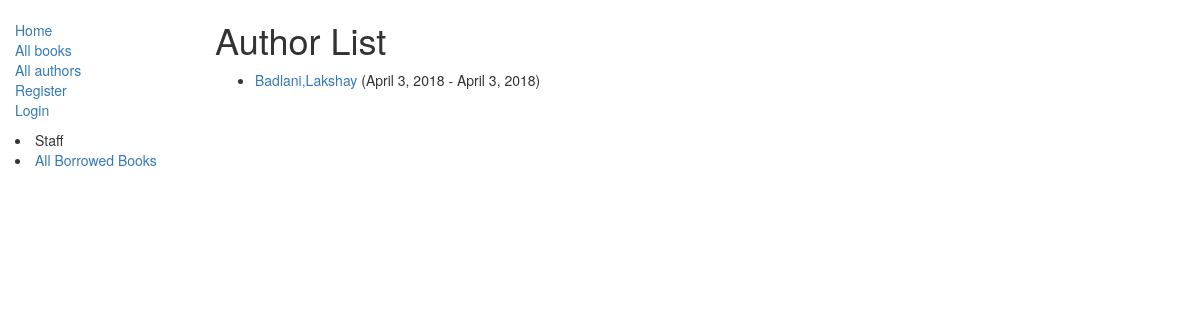
Screenshot of /catalog/authors/ with the database file from the repository.
### catalog/models.py (models this page shows, shortened)
class Author(models.Model):
    first_name = models.CharField(max_length=100)
    last_name = models.CharField(max_length=100)
    date_of_birth = models.DateField(null=True, blank=True)
    date_of_death = models.DateField('Died', null=True, blank=True)
    class Meta:
        ordering = ["last_name","first_name"]
    def get_absolute_url(self):
        return reverse('author-detail', args=[str(self.id)])

### catalog/views.py (the view)
# urls.py: path('authors/', views.AuthorListView.as_view(), name='authors'),
class AuthorListView(generic.ListView):
    model = Author
    paginate_by = 10

### catalog/templates/catalog/author_list.html
{% extends "base_generic.html" %}
{% block content %}
    <h1>Author List</h1>
    {% if author_list %}
    <ul>
      {% for author in author_list %}
      <li>
        <a href="{{ author.get_absolute_url }}">{{ author.last_name}},{{author.first_name }}</a> ({{author.date_of_birth}} - {{author.date_of_death}})
      </li>
      {% endfor %}
    </ul>
    {% else %}
      <p>There are no authors in the library.</p>
    {% endif %}
{% endblock %}

### rows the page displays
Author: last_name "Badlani", first_name "Lakshay", date_of_birth "April 3, 2018", date_of_death "April 3, 2018"
